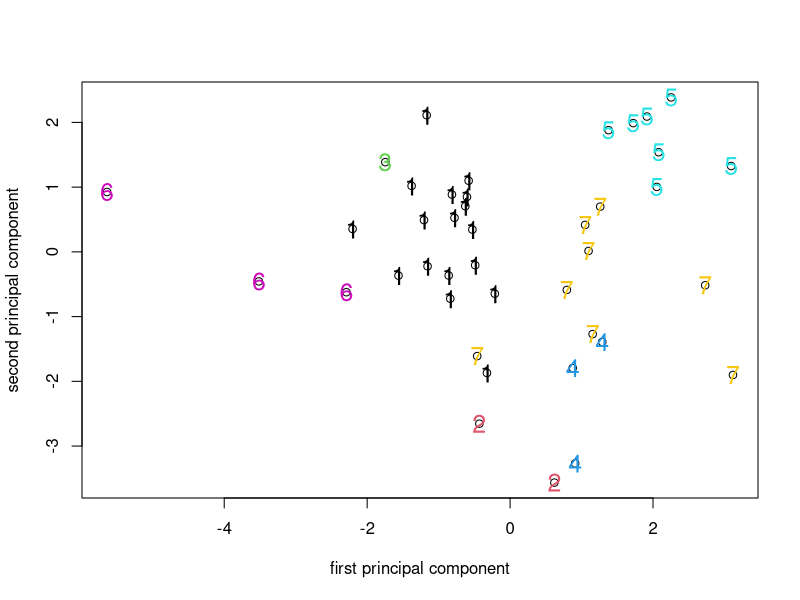
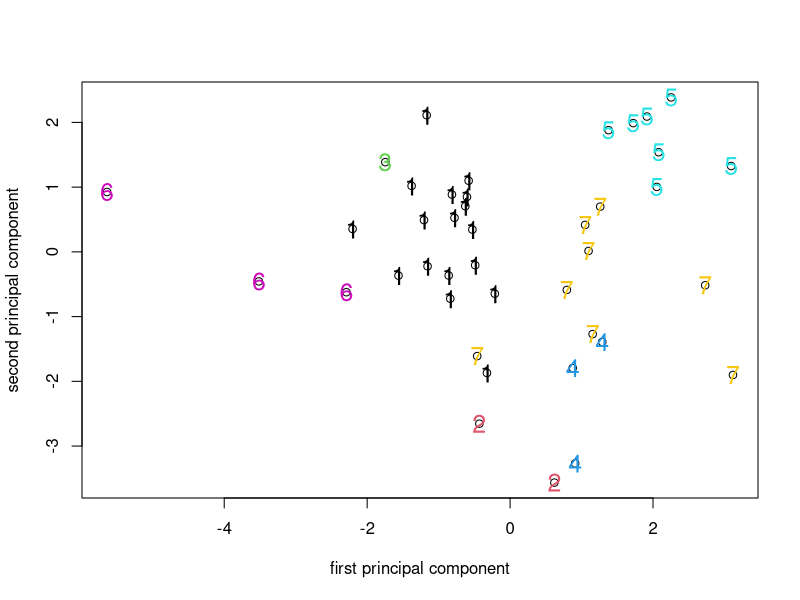
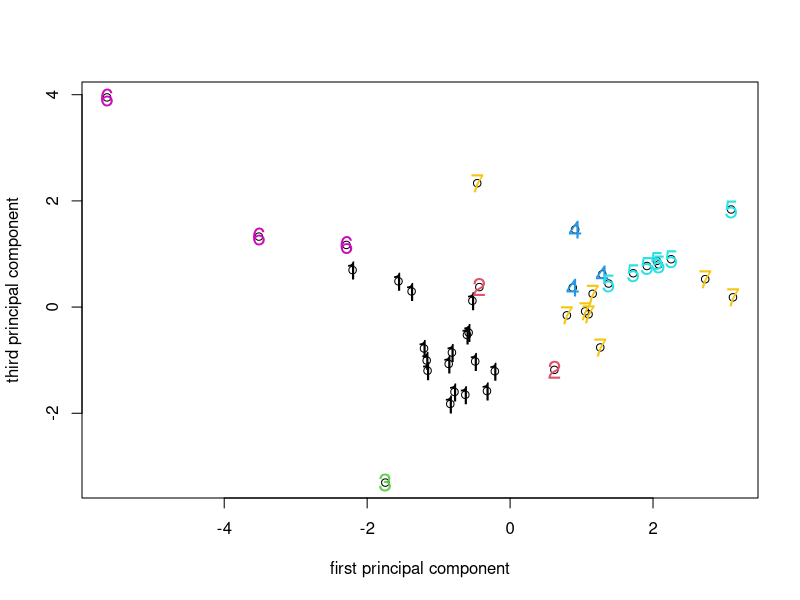
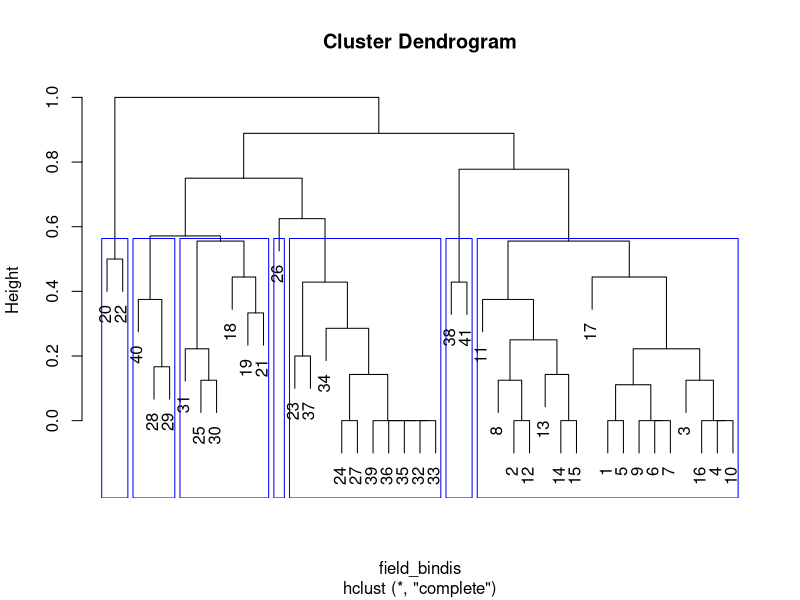
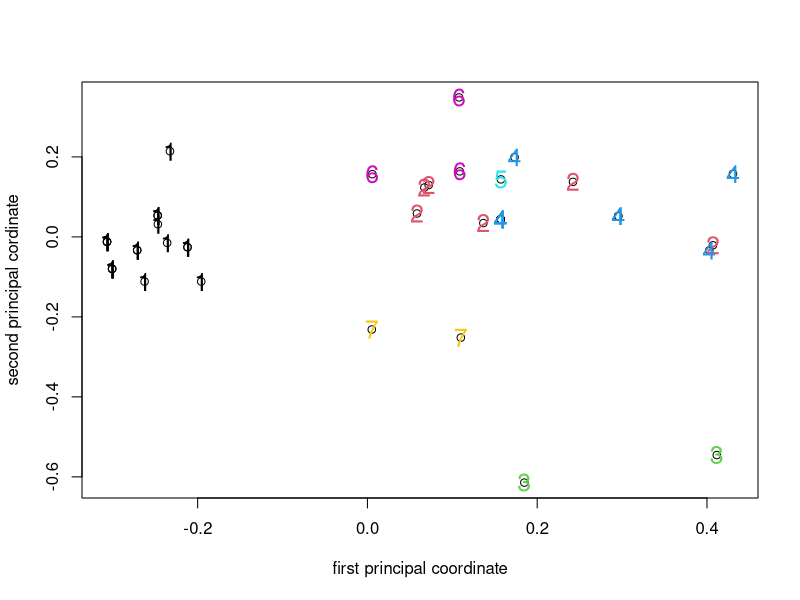

These figures' R source, in order:
## ---- chunk 1
PCA1_data <- read.csv("data/PCA1_Survey.csv", head = TRUE)
PCA1_cordata <- PCA1_data[c(-7, -8, -9)]
head(PCA1_cordata)

survey_corpca1 <- princomp(PCA1_cordata[3:14], cor = TRUE)
NHCA_data1 <- data.frame(PCA1_cordata[, 1:2], scale(PCA1_cordata[, 3:14]))
NHCA_fields2 <- kmeans(NHCA_data1[, 3:14], 7)
## ---- chunk 2
PCA_7clusplot <- plot(survey_corpca1$score[, 1],
                      survey_corpca1$score[, 2],
                      xlab = "first principal component",
                      ylab = "second principal component")
text(
  survey_corpca1$score[, 1],
  survey_corpca1$score[, 2],
  cex = 1.5,
  NHCA_fields2$cluster,
  col = NHCA_fields2$cluster
)

PCA_7clusplot <- plot(survey_corpca1$score[, 1],
                      survey_corpca1$score[, 2],
                      xlab = "first principal component",
                      ylab = "second principal component")
text(
  survey_corpca1$score[, 1],
  survey_corpca1$score[, 2],
  cex = 1.5,
  NHCA_fields2$cluster,
  col = NHCA_fields2$cluster
)

PCA_7clusplot2 <- plot(survey_corpca1$score[, 1],
                       survey_corpca1$score[, 3],
                       xlab = "first principal component",
                       ylab = "third principal component")

text(
  survey_corpca1$score[, 1],
  survey_corpca1$score[, 3],
  cex = 1.5,
  NHCA_fields2$cluster,
  col = NHCA_fields2$cluster
)
## ---- chunk 3
HCA_data2 <- data.frame(PCA1_cordata[, 1:2], (PCA1_cordata[, 3:14] > 0) * 1)
field_bindis <- dist(HCA_data2[, 3:14], method = "binary")
PCO1_fields <- cmdscale(field_bindis, k = 10, eig = TRUE)
HCA_field3 <- hclust(field_bindis, method = "complete")
plot(HCA_field3)
field_hgroups3 <- cutree(HCA_field3, k = 7)
rect.hclust(HCA_field3, k = 7, border = "blue")

PCO_7clusplot <- plot(PCO1_fields$points[, 1],
                      PCO1_fields$points[, 2],
                      xlab = "first principal coordinate",
                      ylab = "second principal cordinate")
text(
  PCO1_fields$points[, 1],
  PCO1_fields$points[, 2],
  cex = 1.5,
  field_hgroups3,
  col = field_hgroups3
)
